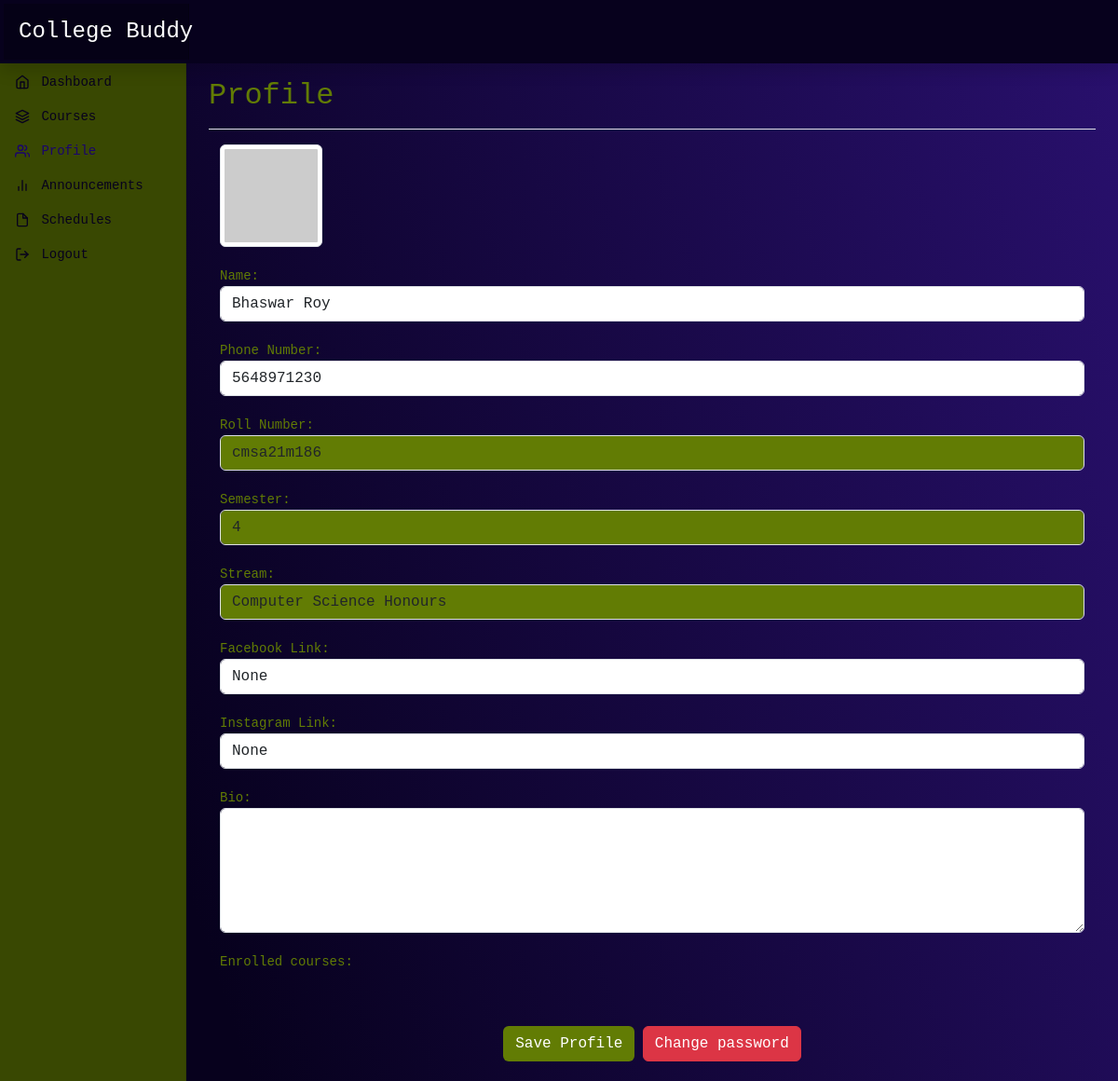
/profile (signed in), run on the app's committed database.
### dashboard/models.py (models this page shows, shortened)
class Student(models.Model):
    roll_no = models.OneToOneField(User, on_delete=models.CASCADE, related_name='student_profile')
    name = models.CharField(max_length=20,default='Anonymous')
    semester = models.IntegerField()
    stream= models.ForeignKey('Stream' , on_delete=models.SET_NULL, blank=True, null=True, related_name='stream')
    phone_no = models.CharField(max_length=20)
    facebook_link = models.URLField(blank=True, null=True)
    instagram_link = models.URLField(blank=True, null=True)
    bio = models.TextField(blank=True, null=True)
    profile_pic = models.ImageField(upload_to='student_profile_pics/', blank=True, null=True)
    enrolled_courses = models.ManyToManyField('Course', related_name='enrolled_students')

class Stream(models.Model):
    code= models.CharField(max_length=10)
    name= models.CharField(max_length=50)
    department=models.ForeignKey('Department', on_delete=models.SET_NULL, blank=True, null=True, related_name='department')
    def __str__(self):
        return self.name

### dashboard/views.py (the view, shortened to what this page needs)
# urls.py: path('profile', views.profile,name='profile'),
@login_required(login_url="login")
def profile(request):
    is_admin=False
    profile=''
    is_student = False
    if request.user.is_authenticated and request.user.groups.filter(name='Student').exists():
        profile = Student.objects.get(roll_no=request.user)
        is_student = True
    elif request.user.is_authenticated and request.user.groups.filter(name='Professor').exists():
        profile = Professor.objects.get(professor_id=request.user)
        is_student = False
    elif request.user.is_authenticated:
       is_admin=True
    else:
        return redirect('login')
    context = {
        'profile': profile,
        'is_admin': is_admin,
        'is_student': is_student,
    }
    return render(request, 'profile.html', context)

### templates/profile.html (shortened to what this page needs)
{% extends 'base.html' %}
{% block profile %}active{% endblock profile %}
{% block header%}Profile{% endblock header %}
{% block body %}
<div class="container">
  {%if is_admin %}
    <h1>Admins dont have profiles</h1>
    <input type="button" class="btn btn-danger" onclick="location.href='changepassword';" value="Change password">
    {%else%}
  <form method="POST" action="profile">
    <div class="form-group">
      {% if profile.profile_pic %}
        <center><img src="{{ profile.profile_pic.url }}" width="150" class="img-thumbnail" alt="{{ profile.profile_pic.url }}"></center>
      {% else %}
        <img id="profileImage" src="http://lorempixel.com/100/100"  class="img-thumbnail"/>
      {% endif %}
    </div>
    <br>
    <div class="form-group">
      <label for="name">Name:</label>
      <input type="text" class="form-control" id="name" name="name" value="{{ profile.name }}" required>
    </div>
    <br>
    <div class="form-group">
      <label for="phone_number">Phone Number:</label>
      <input type="text" class="form-control" id="phone_number" name="phone_number" value="{{ profile.phone_no }}" required>
    </div>
    <br>
    {% if is_student %}
      <div class="form-group">
        <label for="roll_number">Roll Number:</label>
        <input type="text" class="form-control readonly" id="roll_number" name="roll_number" value="{{ profile.roll_no }}" readonly>
      </div>
      <br>
      <div class="form-group">
        <label for="semester">Semester:</label>
        <input type="number" class="form-control readonly" id="semester" name="semester" value="{{ profile.semester }}" readonly>
      </div>
      <br>
      <div class="form-group">
        <label for="stream">Stream:</label>
        <input type="text" class="form-control readonly" id="stream" name="stream" value="{{ profile.stream }}" readonly>
      </div>
      <br>
      <div class="form-group">
          <label for="facebook_link">Facebook Link:</label>
          <input type="url" class="form-control" id="facebook_link" name="facebook_link" value="{{ profile.facebook_link }}" >
        </div>
        <br>
        <div class="form-group">
          <label for="instagram_link">Instagram Link:</label>
          <input type="url" class="form-control" id="instagram_link" name="instagram_link" value="{{ profile.instagram_link }}" >
        </div>
        <br>
        <div class="form-group">
          <label for="bio">Bio:</label>
          <textarea class="form-control" id="bio" name="bio" rows="5" >{{profile.bio}}</textarea>
        </div>
        <br>
        <div class="form-group">
          <label >Enrolled courses:</label>
        </div>
        <br>
    {% endif %}
    <br>
    <center><button type="submit" class="btn btn-send" >Save Profile</button>
    <input type="button" class="btn btn-danger" onclick="location.href='{% url 'reset_password' %}';" value="Change password"></center>
    <br>
    </form>
</div>
{%endif%}
{% endblock body %}

### static/dashboard.css (style rules this page uses)
body { font-size: .875rem; background-image: linear-gradient(72deg, #07011d 17%, #29106e 100%); color: #627C04; font-family: monospace; }
.btn-send { background-color:#627C04; font-family: monospace; color:white; }
.readonly { background-color: #627C04; }

### data on the page
Student: name "Bhaswar Roy", phone_number "5648971230", roll_number "cmsa21m186", semester "4", stream "Computer Science Honours", facebook_link "None", instagram_link "None"
